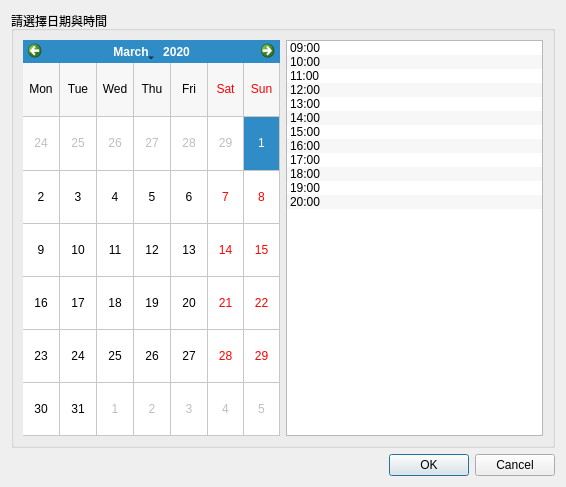
<?xml version="1.0" encoding="UTF-8"?>
<ui version="4.0">
 <class>Dialog_schedule</class>
 <widget class="QDialog" name="Dialog_schedule">
  <property name="windowModality">
   <enum>Qt::NonModal</enum>
  </property>
  <property name="geometry">
   <rect>
    <x>0</x>
    <y>0</y>
    <width>566</width>
    <height>487</height>
   </rect>
  </property>
  <property name="sizePolicy">
   <sizepolicy hsizetype="Preferred" vsizetype="Preferred">
    <horstretch>0</horstretch>
    <verstretch>0</verstretch>
   </sizepolicy>
  </property>
  <property name="windowTitle">
   <string>日期選擇</string>
  </property>
  <layout class="QVBoxLayout" name="verticalLayout">
   <item>
    <widget class="QGroupBox" name="groupBox_calendar">
     <property name="title">
      <string>請選擇日期與時間</string>
     </property>
     <property name="flat">
      <bool>true</bool>
     </property>
     <layout class="QGridLayout" name="gridLayout">
      <item row="0" column="0">
       <widget class="QCalendarWidget" name="calendarWidget">
        <property name="selectedDate">
         <date>
          <year>2020</year>
          <month>3</month>
          <day>1</day>
         </date>
        </property>
        <property name="gridVisible">
         <bool>true</bool>
        </property>
        <property name="verticalHeaderFormat">
         <enum>QCalendarWidget::NoVerticalHeader</enum>
        </property>
        <property name="navigationBarVisible">
         <bool>true</bool>
        </property>
        <property name="dateEditEnabled">
         <bool>false</bool>
        </property>
       </widget>
      </item>
      <item row="0" column="1">
       <widget class="QListWidget" name="listWidget_time">
        <property name="alternatingRowColors">
         <bool>true</bool>
        </property>
        <property name="selectionBehavior">
         <enum>QAbstractItemView::SelectRows</enum>
        </property>
        <property name="modelColumn">
         <number>0</number>
        </property>
        <property name="selectionRectVisible">
         <bool>false</bool>
        </property>
        <property name="itemAlignment">
         <set>Qt::AlignCenter</set>
        </property>
        <item>
         <property name="text">
          <string>09:00</string>
         </property>
        </item>
        <item>
         <property name="text">
          <string>10:00</string>
         </property>
        </item>
        <item>
         <property name="text">
          <string>11:00</string>
         </property>
        </item>
        <item>
         <property name="text">
          <string>12:00</string>
         </property>
        </item>
        <item>
         <property name="text">
          <string>13:00</string>
         </property>
        </item>
        <item>
         <property name="text">
          <string>14:00</string>
         </property>
        </item>
        <item>
         <property name="text">
          <string>15:00</string>
         </property>
        </item>
        <item>
         <property name="text">
          <string>16:00</string>
         </property>
        </item>
        <item>
         <property name="text">
          <string>17:00</string>
         </property>
        </item>
        <item>
         <property name="text">
          <string>18:00</string>
         </property>
        </item>
        <item>
         <property name="text">
          <string>19:00</string>
         </property>
        </item>
        <item>
         <property name="text">
          <string>20:00</string>
         </property>
        </item>
       </widget>
      </item>
     </layout>
    </widget>
   </item>
   <item>
    <widget class="QDialogButtonBox" name="buttonBox">
     <property name="orientation">
      <enum>Qt::Horizontal</enum>
     </property>
     <property name="standardButtons">
      <set>QDialogButtonBox::Cancel|QDialogButtonBox::Ok</set>
     </property>
     <property name="centerButtons">
      <bool>false</bool>
     </property>
    </widget>
   </item>
  </layout>
 </widget>
 <resources/>
 <connections>
  <connection>
   <sender>buttonBox</sender>
   <signal>accepted()</signal>
   <receiver>Dialog_schedule</receiver>
   <slot>accept()</slot>
   <hints>
    <hint type="sourcelabel">
     <x>248</x>
     <y>254</y>
    </hint>
    <hint type="destinationlabel">
     <x>157</x>
     <y>274</y>
    </hint>
   </hints>
  </connection>
  <connection>
   <sender>buttonBox</sender>
   <signal>rejected()</signal>
   <receiver>Dialog_schedule</receiver>
   <slot>reject()</slot>
   <hints>
    <hint type="sourcelabel">
     <x>316</x>
     <y>260</y>
    </hint>
    <hint type="destinationlabel">
     <x>286</x>
     <y>274</y>
    </hint>
   </hints>
  </connection>
 </connections>
</ui>
